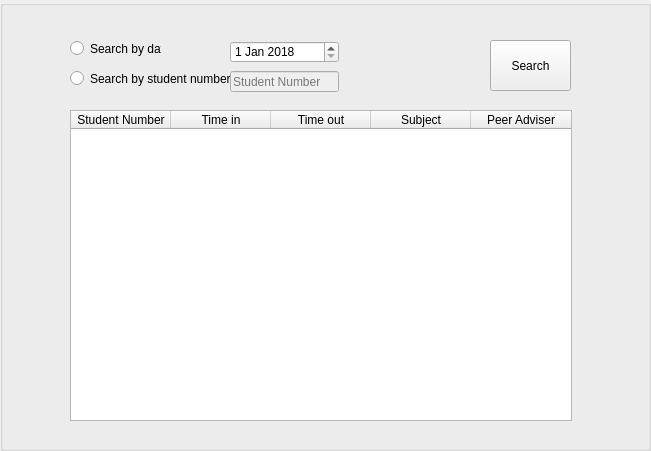
  <widget class="QGroupBox" name="vsl_panel">
   <property name="geometry">
    <rect>
     <x>140</x>
     <y>90</y>
     <width>651</width>
     <height>451</height>
    </rect>
   </property>
   <property name="title">
    <string/>
   </property>
   <widget class="QRadioButton" name="radioButton_vsl_searchByDate">
    <property name="geometry">
     <rect>
      <x>70</x>
      <y>40</y>
      <width>91</width>
      <height>17</height>
     </rect>
    </property>
    <property name="text">
     <string>Search by date</string>
    </property>
   </widget>
   <widget class="QRadioButton" name="radioButton_vsl_searchByStudentNumber">
    <property name="geometry">
     <rect>
      <x>70</x>
      <y>70</y>
      <width>171</width>
      <height>17</height>
     </rect>
    </property>
    <property name="text">
     <string>Search by student number</string>
    </property>
   </widget>
   <widget class="QLineEdit" name="lineEdit_vsl_studentnumber">
    <property name="enabled">
     <bool>false</bool>
    </property>
    <property name="geometry">
     <rect>
      <x>230</x>
      <y>71</y>
      <width>109</width>
      <height>21</height>
     </rect>
    </property>
    <property name="placeholderText">
     <string>Student Number</string>
    </property>
   </widget>
   <widget class="QPushButton" name="pushButton_vsl_search">
    <property name="enabled">
     <bool>true</bool>
    </property>
    <property name="geometry">
     <rect>
      <x>490</x>
      <y>40</y>
      <width>81</width>
      <height>51</height>
     </rect>
    </property>
    <property name="text">
     <string>Search</string>
    </property>
   </widget>
   <widget class="QDateEdit" name="dateEdit_vsl">
    <property name="enabled">
     <bool>true</bool>
    </property>
    <property name="geometry">
     <rect>
      <x>230</x>
      <y>41</y>
      <width>109</width>
      <height>22</height>
     </rect>
    </property>
    <property name="minimumDateTime">
     <datetime>
      <hour>0</hour>
      <minute>0</minute>
      <second>0</second>
      <year>2018</year>
      <month>1</month>
      <day>1</day>
     </datetime>
    </property>
   </widget>
   <widget class="QTableWidget" name="tableWidget_vslbsn">
    <property name="geometry">
     <rect>
      <x>70</x>
      <y>110</y>
      <width>502</width>
      <height>311</height>
     </rect>
    </property>
    <property name="editTriggers">
     <set>QAbstractItemView::NoEditTriggers</set>
    </property>
    <property name="alternatingRowColors">
     <bool>true</bool>
    </property>
    <property name="selectionMode">
     <enum>QAbstractItemView::NoSelection</enum>
    </property>
    <column>
     <property name="text">
      <string>Date</string>
     </property>
    </column>
    <column>
     <property name="text">
      <string>Time in</string>
     </property>
    </column>
    <column>
     <property name="text">
      <string>Time out</string>
     </property>
    </column>
    <column>
     <property name="text">
      <string>Subject</string>
     </property>
    </column>
    <column>
     <property name="text">
      <string>Peer Adviser</string>
     </property>
    </column>
   </widget>
   <widget class="QTableWidget" name="tableWidget_vslbd">
    <property name="geometry">
     <rect>
      <x>70</x>
      <y>110</y>
      <width>502</width>
      <height>311</height>
     </rect>
    </property>
    <property name="editTriggers">
     <set>QAbstractItemView::NoEditTriggers</set>
    </property>
    <property name="alternatingRowColors">
     <bool>true</bool>
    </property>
    <property name="selectionMode">
     <enum>QAbstractItemView::NoSelection</enum>
    </property>
    <column>
     <property name="text">
      <string>Student Number</string>
     </property>
    </column>
    <column>
     <property name="text">
      <string>Time in</string>
     </property>
    </column>
    <column>
     <property name="text">
      <string>Time out</string>
     </property>
    </column>
    <column>
     <property name="text">
      <string>Subject</string>
     </property>
    </column>
    <column>
     <property name="text">
      <string>Peer Adviser</string>
     </property>
    </column>
   </widget>
   <zorder>tableWidget_vslbsn</zorder>
   <zorder>tableWidget_vslbd</zorder>
   <zorder>radioButton_vsl_searchByDate</zorder>
   <zorder>radioButton_vsl_searchByStudentNumber</zorder>
   <zorder>lineEdit_vsl_studentnumber</zorder>
   <zorder>pushButton_vsl_search</zorder>
   <zorder>dateEdit_vsl</zorder>
  </widget>
